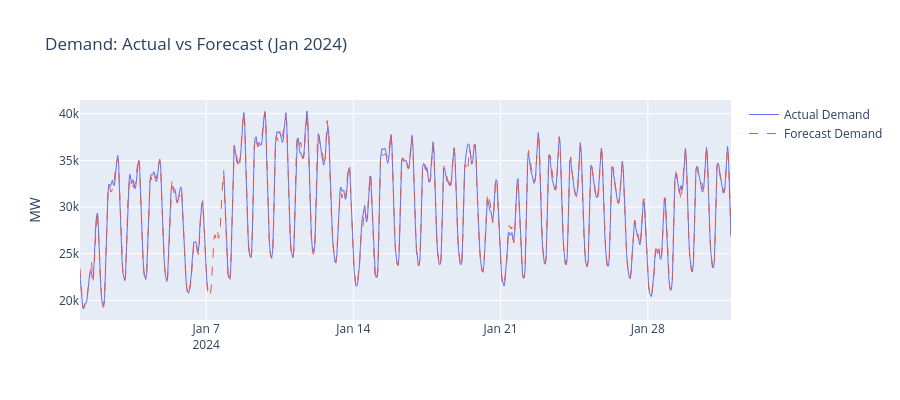

The notebook cell this image was saved under:
### Markdown cell above
## 1. Demand Curves

### Code cell
# Sample 1 month for detailed view
sample = df.loc["2024-01"]

fig = go.Figure()
fig.add_trace(go.Scatter(x=sample.index, y=sample["actual_demand_mw"],
                         name="Actual Demand", line=dict(width=1)))
fig.add_trace(go.Scatter(x=sample.index, y=sample["forecast_demand_mw"],
                         name="Forecast Demand", line=dict(width=1, dash="dash")))
fig.update_layout(title="Demand: Actual vs Forecast (Jan 2024)",
                  yaxis_title="MW", height=400)
fig.show()

### Figure 1 — Plotly figure (JSON) as saved in the notebook; plotly's stock layout.template omitted (floating-point values rounded to 4 significant figures; data arrays with more than 128 entries replaced by an {"elided": "..."} marker saying what was removed)
{"data": [{"line": {"width": 1}, "name": "Actual Demand", "type": "scatter", "x": {"elided": "744 str values"}, "y": {"elided": "744 float values"}}, {"line": {"dash": "dash", "width": 1}, "name": "Forecast Demand", "type": "scatter", "x": {"elided": "744 str values"}, "y": {"elided": "744 float values"}}], "layout": {"height": 400, "title": {"text": "Demand: Actual vs Forecast (Jan 2024)"}, "yaxis": {"title": {"text": "MW"}}}}
